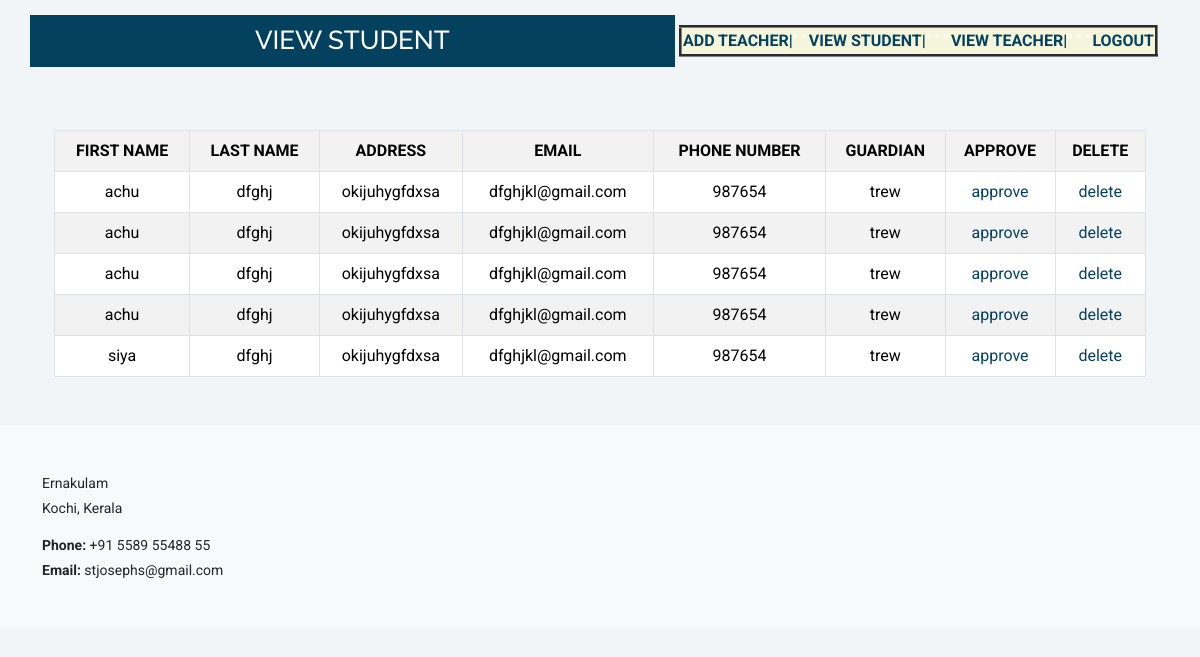
Screenshot of /View_student_admin with the database file from the repository.
### sampleapp/models.py (models this page shows)
class Student(models.Model):
    Student_id=models.ForeignKey(User,on_delete=models.CASCADE)
    guardian=models.CharField(max_length=30)

class User(AbstractUser):
    usertype=models.CharField(max_length=50)
    address=models.CharField(max_length=255,null=True)
    phone_number= models.IntegerField(null=True)

### sampleapp/views.py (the view)
# urls.py: path("View_student_admin",views.View_student_admin,name="View_student_admin"),
def View_student_admin(request):
     x=Student.objects.all()
     return render(request,"view_student_admin.html",{"view":x})

### sampleapp/templates/view_student_admin.html (shortened to what this page needs)
{% extends "adminhome.html" %}
{% load static %}
        {% block content4 %}
    <h1 style="color: black;width: 16cm;text-align: center;color: white;">VIEW STUDENT</h1>
        {% endblock content4 %}
    {% block content1 %}
    <div class="container mt-5">
      <div class="container mb-5">
<table class="table table-bordered table-striped text-center">     <tr>
            <th>FIRST NAME</th>
            <th>LAST NAME</th>
             <th>ADDRESS</th>
            <th>EMAIL </th>
            <th>PHONE NUMBER</th>
            <th>GUARDIAN</th>
             <th>APPROVE</th>
             <th>DELETE</th>
        </tr>
        {% for i in  view %}
        <tr>
          <td>{{i.Student_id.first_name}}</td>
          <td>{{i.Student_id.last_name}}</td>
          <td>{{i.Student_id.address}}</td>
          <td>{{i.Student_id.email}}</td>
          <td>{{i.Student_id.phone_number}}</td>
          <td>{{i.guardian}}</td>
          <td><a href="approve_student/{{i.id}}">approve</a></td>
          <td><a href="delete/{{i.id}}">delete</a></td>
        </tr>
         {% endfor %}
    </table>
    </div>
    </div>
</body>
{% endblock content1 %}

### sampleapp/templates/adminhome.html (shortened to what this page needs)
{% extends "index.html" %}
{% load static %}
    {% block content %}
     <table style="background-color: beige;" border="3">
        <tr>
            <th><a  href="teacherregister">ADD TEACHER|</a>" "  </th>
            <th ><a href="View_student_admin">VIEW STUDENT|</a>" " " </th>
            <th><a href="view_teacher">VIEW TEACHER|</a>" " "</th>
            <th><a href="logout">LOGOUT</a></th>
        </tr>
    </table>
    {% endblock content %}

### sampleapp/templates/index.html (shortened to what this page needs)
{% load static %}
<!DOCTYPE html>
<html lang="en">
<head>
  <link href="{%  static 'assets/vendor/bootstrap/css/bootstrap.min.css' %}" rel="stylesheet">
  <link href="{%  static 'assets/vendor/bootstrap-icons/bootstrap-icons.css' %}" rel="stylesheet">
  <link href="{%  static 'assets/vendor/aos/aos.css' %}" rel="stylesheet">
  <link href="{%  static 'assets/vendor/swiper/swiper-bundle.min.css' %}" rel="stylesheet">
  <link href="{%  static 'assets/vendor/glightbox/css/glightbox.min.css' %}" rel="stylesheet">
  <link href="{%  static 'assets/css/main.css' %}" rel="stylesheet">
</head>
<body class="index-page">
  <header id="header" class="header d-flex align-items-center sticky-top">
    <div class="header-container container-fluid container-xl position-relative d-flex align-items-center justify-content-end">
      <a href="index.html" class="logo d-flex align-items-center me-auto">
        {% block content4 %}
      </a>
        {% block content %}{% endblock content %}
    </div>
  </header>
  <main class="main">
            <div class="col-lg-15 hero-media"><data-aos="zoom-in" data-aos-delay="200">
          {% block content1 %}{% endblock content1 %}
<footer id="footer" class="footer bg-light text-dark py-5">    <div class="container">
        <div class="row gy-4">
            <div class="col-lg-4 col-md-6">
                <p class="mb-1">Ernakulam</p>
                <p class="mb-3">Kochi, Kerala</p>
                <p class="mb-1">
                    <strong>Phone:</strong> <span>+91 5589 55488 55</span>
                </p>
                <p class="mb-0">
                    <strong>Email:</strong> <span>stjosephs@gmail.com</span>
                </p>
            </div>
        </div>
    </div>
</footer>
</body>
</html>

### rows the page displays
Student: Student_id.first_name "achu", Student_id.last_name "dfghj", Student_id.address "okijuhygfdxsa", Student_id.email "dfghjkl@gmail.com", Student_id.phone_number "987654", guardian "trew"
Student: Student_id.first_name "achu", Student_id.last_name "dfghj", Student_id.address "okijuhygfdxsa", Student_id.email "dfghjkl@gmail.com", Student_id.phone_number "987654", guardian "trew"
Student: Student_id.first_name "achu", Student_id.last_name "dfghj", Student_id.address "okijuhygfdxsa", Student_id.email "dfghjkl@gmail.com", Student_id.phone_number "987654", guardian "trew"
Student: Student_id.first_name "achu", Student_id.last_name "dfghj", Student_id.address "okijuhygfdxsa", Student_id.email "dfghjkl@gmail.com", Student_id.phone_number "987654", guardian "trew"
Student: Student_id.first_name "siya", Student_id.last_name "dfghj", Student_id.address "okijuhygfdxsa", Student_id.email "dfghjkl@gmail.com", Student_id.phone_number "987654", guardian "trew"
